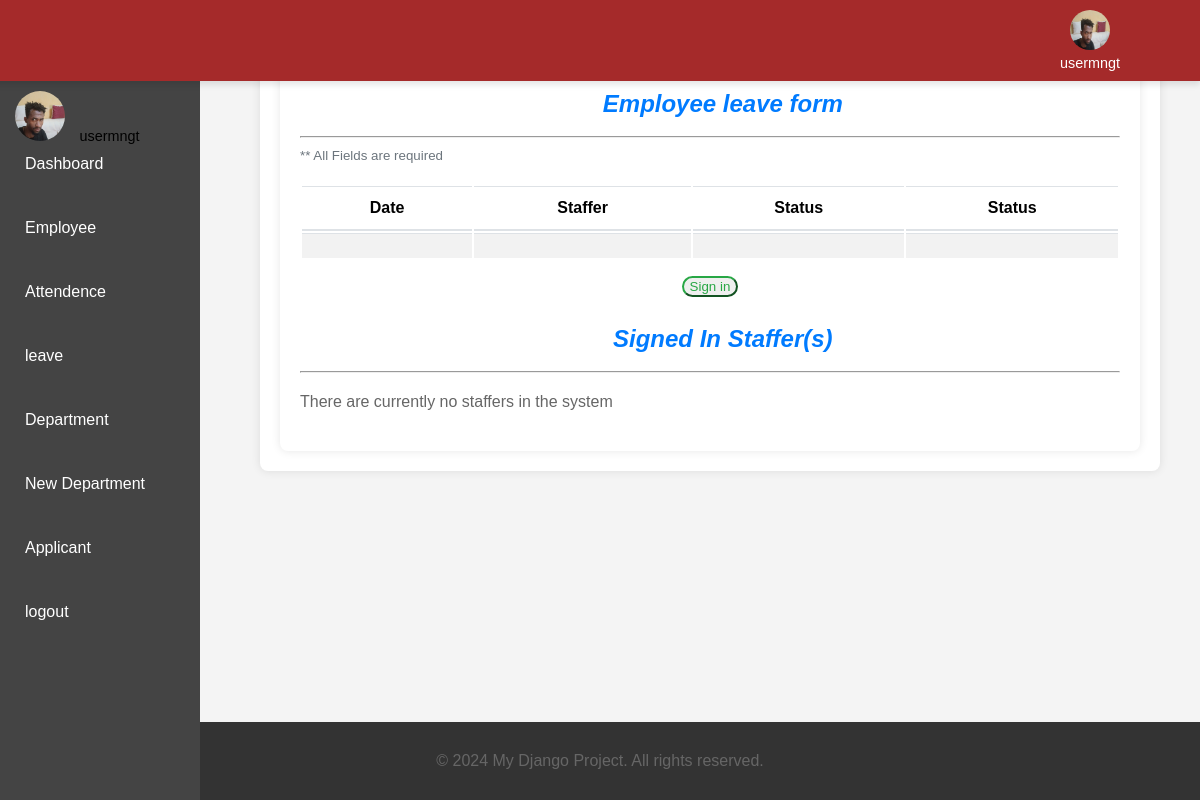
The page /leave/ (signed in) on the database its author committed.
### usermngt/models.py (models this page shows, shortened)
class User(AbstractUser):
    username = models.CharField(unique=True,max_length=200)
    password = models.CharField(max_length=200)
    forgetten_password_token =models.CharField(max_length=255,null=True,blank=True)
    photo = models.ImageField(null=True,blank=True)
    email = models.EmailField(unique=True)
    role = models.ForeignKey(Role,on_delete=models.CASCADE,null=True,blank=True)
    REQUIRED_FIELDS = []

### usermngt/views.py (the view)
# urls.py: path('leave/',leavview.as_view(),name='leave'),
class leavview(CreateView):
    model = Leave
    form_class=LeaveForm
    template_name = 'usermngt/leave.html'
    success_url = '/leaveout'
    def get_context_data(self, **kwargs):
        context= super().get_context_data(**kwargs)
        context['start'] = timezone.localdate()
        context['leave'] = Leave.objects.filter(Q(status='unapproved'))
        context['employee']= Employee.objects.all()

### usermngt/templates/usermngt/leave.html (shortened to what this page needs)
{% extends 'home.html' %}
{% block content %}
    <div class="main-panel">
        <div class="content-wrapper">
            <div class="row">
                <div class="col-lg-12 grid-margin">
                    <div class="card">
                        <div class="card-body">
                           <h4 class="text-center text-primary"><i class="fa  fa-check-square-o">&emsp; Employee leave form </i></h4><hr>
                                <form class="form-group" method="POST">
                                    <small class="mb-5">** All Fields are required</small><br>
                                        <div class="table-responsive">
                                            <table class="table table-striped">
                                                <thead>
                                                    <tr>
                                                        <th>
                                                            Date
                                                        </th>
                                                        <th>
                                                            Staffer
                                                        </th>
                                                        <th>
                                                            Status
                                                        </th>
                                                        <th>
                                                            Status
                                                        </th>
                                                    </tr>
                                                </thead>
                                                <tbody>
                                                    <tr>
                                                        <td class="py-1">
                                                        </td>
                                                        <td>
                                                        </td>
                                                        <td>
                                                        </td>
                                                        <td>
                                                        </td>
                                                    </tr>
                                                </tbody>
                                            </table>
                                        </div>
                                    <div class="text-center mt-3">
                                        <button class="btn btn-rounded btn-outline-success">Sign in</button></button>
                                    </div>
                                </form><br>
                            <h4 class="text-center text-primary"><i class="fa  fa-sign-in">&emsp; Signed In Staffer(s) </i> </h4><hr>
                            {% if present_staffers %}
                            <small class='text-center'>This is a list of staffer(s) that are currently present. </small>
                             <div class="table-responsive">
                                            <table class="table table-striped">
                                                <thead>
                                                    <tr>
                                                        <th>
                                                            Date
                                                        </th>
                                                        <th>
                                                            First-In (Arrival)
                                                        </th>
                                                        <th>
                                                            Last-Out (Departure)
                                                        </th>
                                                        <th>
                                                            Name
                                                        </th>
                                                        <th>
                                                            Action(s)
                                                        </th>
                                                    </tr>
                                                </thead>
                                                <tbody>
                                                    {% for ps in present_staffers %}
                                                        <tr>
                                                            <td class="py-1">
                                                                {{today}}
                                                            </td>
                                                            <td>
                                                            <strong>{{ps.first_in}}</strong>
                                                            </td>
                                                            <td>
                                                                <strong>{{ps.last_out }}</strong>
                                                            </td>
                                                            <td>
                                                            {{ps.staff.first_name}} - {{ps.staff.last_name}}
                                                            </td>
                                                            <td>
                                                                <a href="{% url 'attendence_out' pk=ps.staff.pk %}" {% if not ps.last_out %} class="btn btn-sm btn-info"  {% endif %} class="btn btn-sm btn-info disabled" > <i class="fa fa-sign-out"></i> Sign-out</a>
                                                            </td>
                                                        </tr>
                                                    {% endfor %}
                                                </tbody>
                                            </table>
                                        </div>
                            {% else %}
                                <p class="lead"> There are currently no staffers in the system </p>
                            {% endif %}
                </div>
            </div>
        </div>
    </div>
{% endblock content %}

### templates/home.html (shortened to what this page needs)
<!DOCTYPE html>
<html lang="en">
<head>
</head>
<body>
{% if request.user.is_authenticated %}
    <header>
        <div class="top-navbar">
                <div class="user-info">
                    <img src="{{ user.photo.url }}" alt="User Profile Picture" class="user-image">
                    <span class="username">{{user.username}}</span>
                </div>
        </div>
    </header>
{% endif %}
    <aside>
        <nav class="navbar">
            <ul class="nav-list-left">
                <li class="dropdown">
                    <img src="{{user.photo.url}}" alt="no emage">
                    <span class="username">{{user.username}}</span>
                    <a href="{% url 'userprofile' %}" class="dropbtn">Dashboard</a>
                </li>
            </ul>
                <ul class="nav-list-right"><li><a href="{% url 'employee' %}">Employee</a></li></ul>
                <ul class="nav-list-right"><li><a href="{% url 'attendence' %}">Attendence</a></li></ul>
                <ul class="nav-list-right"><li><a href="{% url 'leave' %}">leave</a></li></ul>
                <ul class="nav-list-right"><li><a href="#">Department</a></li></ul>
                <ul class="nav-list-right"><li><a href="{% url 'register' %}">New Department</a></li></ul>
                <ul class="nav-list-right"><li><a href="{% url 'applicant' %}">Applicant</a></li></ul>
                <ul class="nav-list-right"><li><a href="{% url 'logout' %}">logout</a></li></ul>
        </nav>
    </aside>
    <main>
        {% block content %}{%  endblock %}
    </main>
    <footer>
        <p>&copy; 2024 My Django Project. All rights reserved.</p>
    </footer>
</body>
</html>

### templates/home.html (style rules this page uses)
body { font-family: Arial, sans-serif; margin: 0; padding: 0; display: flex; flex-direction: column; min-height: 100vh; }
header { background-color: brown; color: white; padding: 10px 20px; position: fixed; width: 100%; margin-left:200px; top: 0; right: 0; z-index: 1000; box-shadow: 0 4px 6px rgba(0, 0, 0, 0.1); }
.top-navbar { display: flex; justify-content: space-between; align-items: center; max-width: 1200px; margin-left: 90%; flex-wrap: wrap; }
.user-info { display: flex; flex-direction: column; align-items: center; color: white; margin-left: 0%; }
.user-image { width: 40px; height: 40px; border-radius: 50%; margin-bottom: 5px; }
.username { font-size: 0.9rem; }
aside { width: 200px; background-color: #444; padding-top: 60px; position: fixed; top: 0; bottom: 0; left: 0; overflow-y: auto; }
.navbar { padding: 15px; }
.navbar img { width: 50px; height: 50px; border-radius: 50%; object-fit: cover; margin-right: 10px; }
.navbar ul { list-style-type: none; padding: 0; }
.nav-list-left, .nav-list-right { display: flex; flex-direction: column; }
.nav-list-left li, .nav-list-right li { margin-bottom: 10px; }
.nav-list-left li a, .nav-list-right li a { color: white; text-align: left; padding: 10px; text-decoration: none; display: block; border-radius: 4px; }
.dropdown { position: relative; }
main { margin-left: 220px; padding-top: 70px; padding: 20px; flex: 1; background-color: #f4f4f4; }
p { line-height: 1.6; color: #666; }
footer { background-color: #333; color: white; text-align: center; padding: 10px 0; margin-top: auto; width: 100%; }

### usermngt/templates/usermngt/leave.html (style rules this page uses)
body { font-family: Arial, sans-serif; background-color: #f4f4f4; margin: 0; padding: 0; }
.main-panel { padding: 20px; }
.content-wrapper { background-color: #fff; padding: 20px; border-radius: 8px; box-shadow: 0px 0px 10px rgba(0, 0, 0, 0.1); }
.card { border: none; border-radius: 8px; box-shadow: 0px 0px 10px rgba(0, 0, 0, 0.1); }
.card-body { padding: 20px; }
h4 { margin: 0; padding: 10px 0; font-size: 1.5rem; }
.text-primary { color: #007bff; }
.form-group small { color: #6c757d; }
.form-group .table-responsive { margin-top: 20px; }
.table { width: 100%; margin-bottom: 1rem; background-color: transparent; }
.table-striped tbody tr:nth-of-type(odd) { background-color: rgba(0, 0, 0, 0.05); }
.table th, .table td { padding: 12px; vertical-align: middle; border-top: 1px solid #dee2e6; }
.table thead th { vertical-align: bottom; border-bottom: 2px solid #dee2e6; }
.btn-rounded { border-radius: 50px; }
.btn-outline-success { color: #28a745; border-color: #28a745; }
.text-center { text-align: center; }
.mt-3 { margin-top: 1rem; }
.fa { margin-right: 5px; }

### rows shown on the page
User: photo (picture), username "usermngt"
